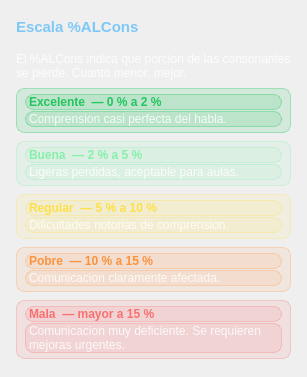
          <widget class="QFrame" name="frame_escala">
           <property name="sizePolicy">
            <sizepolicy hsizetype="Preferred" vsizetype="Expanding">
             <horstretch>0</horstretch>
             <verstretch>0</verstretch>
            </sizepolicy>
           </property>
           <property name="styleSheet">
            <string notr="true">
QFrame#frame_escala  {
    background-color: rgba(255, 255, 255, 0.1); /* Transparente con leve fondo */
    border: 1px solid white;
    border-radius: 15px;
}
QLabel#labelEscalaTitulo {
    color: #7ec8f7;
    font-size: 11pt;
    font-weight: bold;
    background: transparent;
    border: none;
}
QLabel {
    color: rgba(255,255,255,0.85);
    font-size: 9pt;
    background: transparent;
    border: none;
}
QLabel#labelNivelExcelente { color: #22c55e; font-weight: bold; }
QLabel#labelNivelBuena     { color: #86efac; font-weight: bold; }
QLabel#labelNivelRegular   { color: #fde047; font-weight: bold; }
QLabel#labelNivelPobre     { color: #fb923c; font-weight: bold; }
QLabel#labelNivelMala      { color: #f87171; font-weight: bold; }
</string>
           </property>
           <property name="frameShape">
            <enum>QFrame::NoFrame</enum>
           </property>
           <layout class="QVBoxLayout" name="vloEscala">
            <property name="spacing">
             <number>8</number>
            </property>
            <property name="leftMargin">
             <number>16</number>
            </property>
            <property name="topMargin">
             <number>18</number>
            </property>
            <property name="rightMargin">
             <number>16</number>
            </property>
            <property name="bottomMargin">
             <number>18</number>
            </property>
            <item>
             <widget class="QLabel" name="labelEscalaTitulo">
              <property name="text">
               <string>Escala %ALCons</string>
              </property>
             </widget>
            </item>
            <item>
             <widget class="QFrame" name="lineaSepEscala">
              <property name="styleSheet">
               <string notr="true">QFrame { background-color: rgba(126,200,247,0.4); max-height: 1px; border: none; }</string>
              </property>
              <property name="frameShape">
               <enum>QFrame::NoFrame</enum>
              </property>
             </widget>
            </item>
            <item>
             <widget class="QLabel" name="labelEscalaIntro">
              <property name="text">
               <string>El %ALCons indica que porcion de las consonantes se pierde. Cuanto menor, mejor.</string>
              </property>
              <property name="wordWrap">
               <bool>true</bool>
              </property>
             </widget>
            </item>
            <item>
             <widget class="QFrame" name="fNiv1">
              <property name="styleSheet">
               <string notr="true">QFrame { background-color: rgba(34,197,94,0.14); border-radius: 8px; border: 1px solid rgba(34,197,94,0.35); }</string>
              </property>
              <property name="frameShape">
               <enum>QFrame::NoFrame</enum>
              </property>
              <layout class="QVBoxLayout" name="vN1">
               <property name="spacing">
                <number>1</number>
               </property>
               <property name="leftMargin">
                <number>8</number>
               </property>
               <property name="topMargin">
                <number>5</number>
               </property>
               <property name="rightMargin">
                <number>8</number>
               </property>
               <property name="bottomMargin">
                <number>5</number>
               </property>
               <item>
                <widget class="QLabel" name="labelNivelExcelente">
                 <property name="text">
                  <string>Excelente  — 0 % a 2 %</string>
                 </property>
                </widget>
               </item>
               <item>
                <widget class="QLabel" name="labelDescExcelente">
                 <property name="text">
                  <string>Comprension casi perfecta del habla.</string>
                 </property>
                 <property name="wordWrap">
                  <bool>true</bool>
                 </property>
                </widget>
               </item>
              </layout>
             </widget>
            </item>
            <item>
             <widget class="QFrame" name="fNiv2">
              <property name="styleSheet">
               <string notr="true">QFrame { background-color: rgba(134,239,172,0.10); border-radius: 8px; border: 1px solid rgba(134,239,172,0.30); }</string>
              </property>
              <property name="frameShape">
               <enum>QFrame::NoFrame</enum>
              </property>
              <layout class="QVBoxLayout" name="vN2">
               <property name="spacing">
                <number>1</number>
               </property>
               <property name="leftMargin">
                <number>8</number>
               </property>
               <property name="topMargin">
                <number>5</number>
               </property>
               <property name="rightMargin">
                <number>8</number>
               </property>
               <property name="bottomMargin">
                <number>5</number>
               </property>
               <item>
                <widget class="QLabel" name="labelNivelBuena">
                 <property name="text">
                  <string>Buena  — 2 % a 5 %</string>
                 </property>
                </widget>
               </item>
               <item>
                <widget class="QLabel" name="labelDescBuena">
                 <property name="text">
                  <string>Ligeras perdidas, aceptable para aulas.</string>
                 </property>
                 <property name="wordWrap">
                  <bool>true</bool>
                 </property>
                </widget>
               </item>
              </layout>
             </widget>
            </item>
            <item>
             <widget class="QFrame" name="fNiv3">
              <property name="styleSheet">
               <string notr="true">QFrame { background-color: rgba(253,224,71,0.10); border-radius: 8px; border: 1px solid rgba(253,224,71,0.28); }</string>
              </property>
              <property name="frameShape">
               <enum>QFrame::NoFrame</enum>
              </property>
              <layout class="QVBoxLayout" name="vN3">
               <property name="spacing">
                <number>1</number>
               </property>
               <property name="leftMargin">
                <number>8</number>
               </property>
               <property name="topMargin">
                <number>5</number>
               </property>
               <property name="rightMargin">
                <number>8</number>
               </property>
               <property name="bottomMargin">
                <number>5</number>
               </property>
               <item>
                <widget class="QLabel" name="labelNivelRegular">
                 <property name="text">
                  <string>Regular  — 5 % a 10 %</string>
                 </property>
                </widget>
               </item>
               <item>
                <widget class="QLabel" name="labelDescRegular">
                 <property name="text">
                  <string>Dificultades notorias de comprension.</string>
                 </property>
                 <property name="wordWrap">
                  <bool>true</bool>
                 </property>
                </widget>
               </item>
              </layout>
             </widget>
            </item>
            <item>
             <widget class="QFrame" name="fNiv4">
              <property name="styleSheet">
               <string notr="true">QFrame { background-color: rgba(251,146,60,0.10); border-radius: 8px; border: 1px solid rgba(251,146,60,0.28); }</string>
              </property>
              <property name="frameShape">
               <enum>QFrame::NoFrame</enum>
              </property>
              <layout class="QVBoxLayout" name="vN4">
               <property name="spacing">
                <number>1</number>
               </property>
               <property name="leftMargin">
                <number>8</number>
               </property>
               <property name="topMargin">
                <number>5</number>
               </property>
               <property name="rightMargin">
                <number>8</number>
               </property>
               <property name="bottomMargin">
                <number>5</number>
               </property>
               <item>
                <widget class="QLabel" name="labelNivelPobre">
                 <property name="text">
                  <string>Pobre  — 10 % a 15 %</string>
                 </property>
                </widget>
               </item>
               <item>
                <widget class="QLabel" name="labelDescPobre">
                 <property name="text">
                  <string>Comunicacion claramente afectada.</string>
                 </property>
                 <property name="wordWrap">
                  <bool>true</bool>
                 </property>
                </widget>
               </item>
              </layout>
             </widget>
            </item>
            <item>
             <widget class="QFrame" name="fNiv5">
              <property name="styleSheet">
               <string notr="true">QFrame { background-color: rgba(248,113,113,0.12); border-radius: 8px; border: 1px solid rgba(248,113,113,0.30); }</string>
              </property>
              <property name="frameShape">
               <enum>QFrame::NoFrame</enum>
              </property>
              <layout class="QVBoxLayout" name="vN5">
               <property name="spacing">
                <number>1</number>
               </property>
               <property name="leftMargin">
                <number>8</number>
               </property>
               <property name="topMargin">
                <number>5</number>
               </property>
               <property name="rightMargin">
                <number>8</number>
               </property>
               <property name="bottomMargin">
                <number>5</number>
               </property>
               <item>
                <widget class="QLabel" name="labelNivelMala">
                 <property name="text">
                  <string>Mala  — mayor a 15 %</string>
                 </property>
                </widget>
               </item>
               <item>
                <widget class="QLabel" name="labelDescMala">
                 <property name="text">
                  <string>Comunicacion muy deficiente. Se requieren mejoras urgentes.</string>
                 </property>
                 <property name="wordWrap">
                  <bool>true</bool>
                 </property>
                </widget>
               </item>
              </layout>
             </widget>
            </item>
           </layout>
          </widget>
